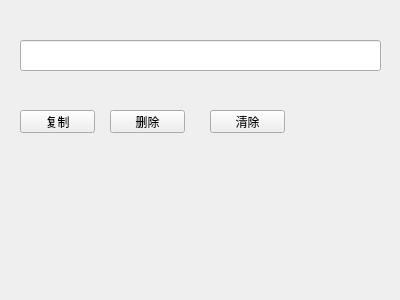
<?xml version="1.0" encoding="UTF-8"?>
<ui version="4.0">
 <class>Form</class>
 <widget class="QWidget" name="Form">
  <property name="geometry">
   <rect>
    <x>0</x>
    <y>0</y>
    <width>400</width>
    <height>300</height>
   </rect>
  </property>
  <property name="windowTitle">
   <string>Form</string>
  </property>
  <widget class="QLineEdit" name="lineEdit">
   <property name="geometry">
    <rect>
     <x>20</x>
     <y>40</y>
     <width>361</width>
     <height>31</height>
    </rect>
   </property>
  </widget>
  <widget class="QPushButton" name="p1">
   <property name="geometry">
    <rect>
     <x>20</x>
     <y>110</y>
     <width>75</width>
     <height>23</height>
    </rect>
   </property>
   <property name="text">
    <string>复制</string>
   </property>
  </widget>
  <widget class="QPushButton" name="p2">
   <property name="geometry">
    <rect>
     <x>110</x>
     <y>110</y>
     <width>75</width>
     <height>23</height>
    </rect>
   </property>
   <property name="text">
    <string>删除</string>
   </property>
  </widget>
  <widget class="QPushButton" name="pushButton">
   <property name="geometry">
    <rect>
     <x>210</x>
     <y>110</y>
     <width>75</width>
     <height>23</height>
    </rect>
   </property>
   <property name="text">
    <string>清除</string>
   </property>
  </widget>
 </widget>
 <resources/>
 <connections/>
</ui>
